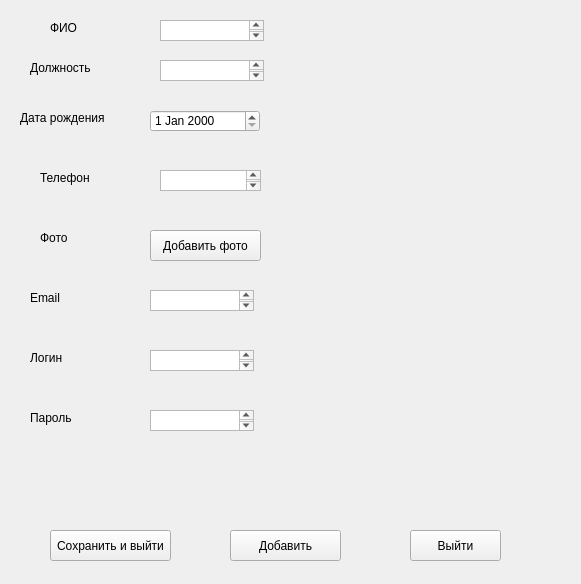
<?xml version="1.0" encoding="UTF-8"?>
<ui version="4.0">
 <class>admin_window</class>
 <widget class="QWidget" name="admin_window">
  <property name="geometry">
   <rect>
    <x>0</x>
    <y>0</y>
    <width>581</width>
    <height>584</height>
   </rect>
  </property>
  <property name="windowTitle">
   <string>Form</string>
  </property>
  <widget class="QLabel" name="label">
   <property name="geometry">
    <rect>
     <x>50</x>
     <y>20</y>
     <width>49</width>
     <height>16</height>
    </rect>
   </property>
   <property name="text">
    <string>ФИО</string>
   </property>
  </widget>
  <widget class="QLabel" name="label_2">
   <property name="geometry">
    <rect>
     <x>30</x>
     <y>60</y>
     <width>71</width>
     <height>16</height>
    </rect>
   </property>
   <property name="text">
    <string>Должность</string>
   </property>
  </widget>
  <widget class="QLabel" name="label_3">
   <property name="geometry">
    <rect>
     <x>20</x>
     <y>110</y>
     <width>91</width>
     <height>16</height>
    </rect>
   </property>
   <property name="text">
    <string>Дата рождения</string>
   </property>
  </widget>
  <widget class="QLabel" name="label_4">
   <property name="geometry">
    <rect>
     <x>40</x>
     <y>170</y>
     <width>49</width>
     <height>16</height>
    </rect>
   </property>
   <property name="text">
    <string>Телефон</string>
   </property>
  </widget>
  <widget class="QLabel" name="label_5">
   <property name="geometry">
    <rect>
     <x>40</x>
     <y>230</y>
     <width>49</width>
     <height>16</height>
    </rect>
   </property>
   <property name="text">
    <string>Фото</string>
   </property>
  </widget>
  <widget class="QLabel" name="label_6">
   <property name="geometry">
    <rect>
     <x>30</x>
     <y>290</y>
     <width>49</width>
     <height>16</height>
    </rect>
   </property>
   <property name="text">
    <string>Email</string>
   </property>
  </widget>
  <widget class="QLabel" name="label_7">
   <property name="geometry">
    <rect>
     <x>30</x>
     <y>350</y>
     <width>49</width>
     <height>16</height>
    </rect>
   </property>
   <property name="text">
    <string>Логин</string>
   </property>
  </widget>
  <widget class="QLabel" name="label_8">
   <property name="geometry">
    <rect>
     <x>30</x>
     <y>410</y>
     <width>49</width>
     <height>16</height>
    </rect>
   </property>
   <property name="text">
    <string>Пароль</string>
   </property>
  </widget>
  <widget class="QTextEdit" name="full_nameEdit">
   <property name="geometry">
    <rect>
     <x>160</x>
     <y>20</y>
     <width>104</width>
     <height>21</height>
    </rect>
   </property>
  </widget>
  <widget class="QTextEdit" name="pos_edit">
   <property name="geometry">
    <rect>
     <x>160</x>
     <y>60</y>
     <width>104</width>
     <height>21</height>
    </rect>
   </property>
  </widget>
  <widget class="QTextEdit" name="phone_edit">
   <property name="geometry">
    <rect>
     <x>160</x>
     <y>170</y>
     <width>101</width>
     <height>21</height>
    </rect>
   </property>
  </widget>
  <widget class="QTextEdit" name="mail_edit">
   <property name="geometry">
    <rect>
     <x>150</x>
     <y>290</y>
     <width>104</width>
     <height>21</height>
    </rect>
   </property>
  </widget>
  <widget class="QTextEdit" name="log_edit">
   <property name="geometry">
    <rect>
     <x>150</x>
     <y>350</y>
     <width>104</width>
     <height>21</height>
    </rect>
   </property>
  </widget>
  <widget class="QTextEdit" name="pass_edit">
   <property name="geometry">
    <rect>
     <x>150</x>
     <y>410</y>
     <width>104</width>
     <height>21</height>
    </rect>
   </property>
  </widget>
  <widget class="QDateEdit" name="b_day_ed">
   <property name="geometry">
    <rect>
     <x>150</x>
     <y>110</y>
     <width>110</width>
     <height>22</height>
    </rect>
   </property>
  </widget>
  <widget class="QPushButton" name="addBtn">
   <property name="geometry">
    <rect>
     <x>230</x>
     <y>530</y>
     <width>111</width>
     <height>31</height>
    </rect>
   </property>
   <property name="text">
    <string>Добавить</string>
   </property>
  </widget>
  <widget class="QPushButton" name="save_n_exitBtn">
   <property name="geometry">
    <rect>
     <x>50</x>
     <y>530</y>
     <width>121</width>
     <height>31</height>
    </rect>
   </property>
   <property name="text">
    <string>Сохранить и выйти</string>
   </property>
  </widget>
  <widget class="QPushButton" name="exitBtn">
   <property name="geometry">
    <rect>
     <x>410</x>
     <y>530</y>
     <width>91</width>
     <height>31</height>
    </rect>
   </property>
   <property name="text">
    <string>Выйти</string>
   </property>
  </widget>
  <widget class="QPushButton" name="photoBtn">
   <property name="geometry">
    <rect>
     <x>150</x>
     <y>230</y>
     <width>111</width>
     <height>31</height>
    </rect>
   </property>
   <property name="text">
    <string>Добавить фото</string>
   </property>
  </widget>
 </widget>
 <resources/>
 <connections/>
</ui>
